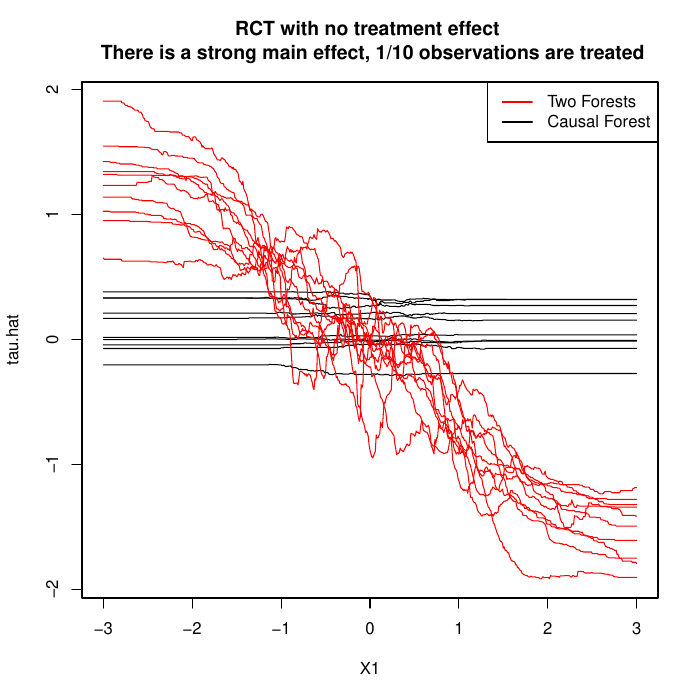

Source code (R):
library(randomForest)
library(causalForest)

rm(list = ls())

n = 1000
p = 20
beta = 2

xx = seq(-3, 3, by = 0.01)
X.test = matrix(0, length(xx), p)
X.test[,1] = xx

twoforest = replicate(10, {
	
X = matrix(rnorm(n * p), n, p)
W = rbinom(n, 1, 0.1)
Y = beta * X[,1] + rnorm(n)
	
rf.0 = randomForest(X[W==0,], Y[W==0], X.test, replace = FALSE, sampsize = sum(W==0)^0.8)
rf.1 = randomForest(X[W==1,], Y[W==1], X.test, replace = FALSE, sampsize = sum(W==1)^0.8)
rf.1$test$predicted - rf.0$test$predicted
})

singleforest = replicate(10, {
	
X = matrix(rnorm(n * p), n, p)
W = rbinom(n, 1, 0.1)
Y = beta * X[,1] + rnorm(n)
	
cf = causalForest(X, Y, W, num.trees = 500, sample.size = length(W)^0.8, honest=TRUE)
predict(cf, X.test)
})

pdf('~/git_local/causalForest-mirror/test/two_forests.pdf')
plot(NA, NA, xlim = range(xx), ylim = range(twoforest), xlab = "X1", ylab="tau.hat", main="RCT with no treatment effect \n There is a strong main effect, 1/10 observations are treated")
for(iter in 1:10) {
	lines(xx, singleforest[,iter], col = 1)
}
for(iter in 1:10) {
	lines(xx, twoforest[,iter], col = 2)
}
legend("topright", c("Two Forests", "Causal Forest"), lwd = 1, col=2:1)
dev.off()